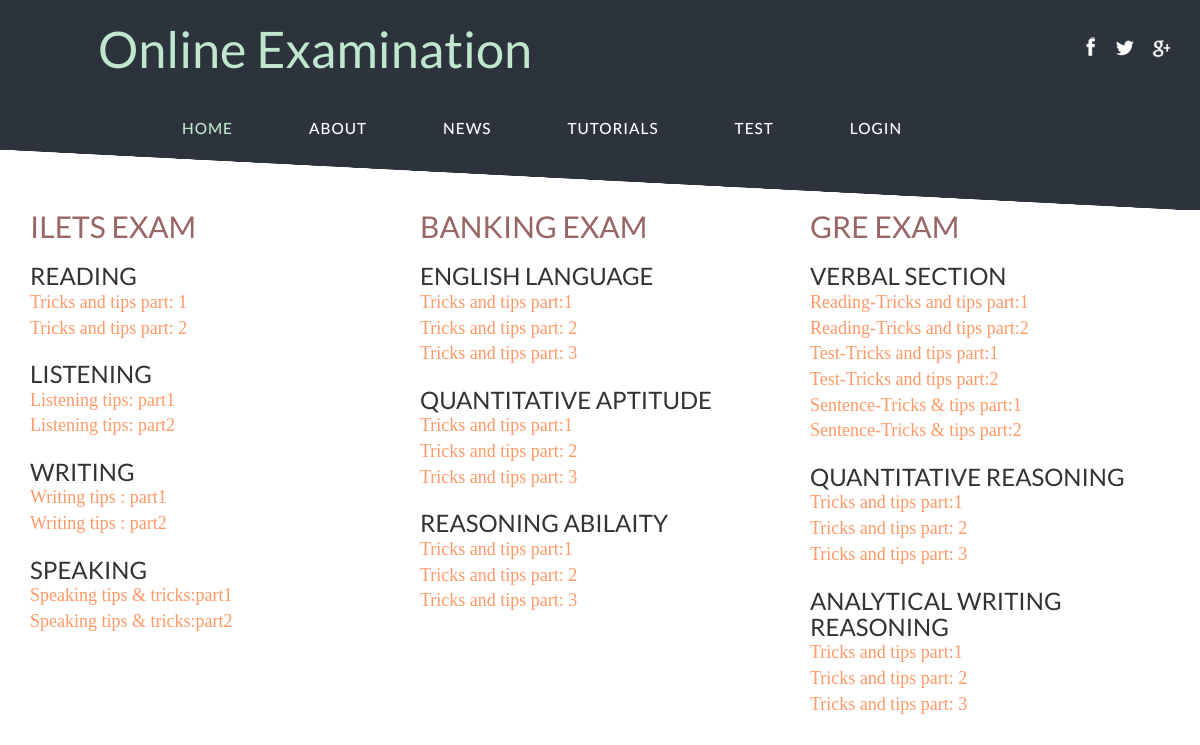
The app's page /index.php?a=tutorials with its own data.
### tables this page shows
CREATE TABLE `tutorials` (
  `id` int(11) NOT NULL,
  `exam` varchar(225) NOT NULL,
  `module` varchar(225) NOT NULL,
  `sub_module` varchar(225) NOT NULL,
  `description` varchar(225) NOT NULL,
  `url` varchar(225) NOT NULL
);

### tutorials.php (the view, shortened to what this page needs)
<?php
include("connect.php");
?>
<!DOCTYPE html PUBLIC "-//W3C//DTD XHTML 1.0 Transitional//EN" "http://www.w3.org/TR/xhtml1/DTD/xhtml1-transitional.dtd">
<html xmlns="http://www.w3.org/1999/xhtml">
<head>
</head>
<body>
<br />
<br />
<br />
<div class="container">
<div class="row">
<div class="col-lg-4">
<h2 style="color:#966;">ILETS EXAM</h2><br />
<h3>READING</h3>
<?php
$str1=$conn->query("select * from tutorials where module='READING'");
while($row1=$str1->fetch_assoc())
{
	echo "<a href='$row1[url]'  id='a1'>$row1[description]"."<br></a>";
}
?>
<br />
<h3> LISTENING</h3>
<?php
$str2=$conn->query("select * from tutorials where module='LISTENING'");
while($row2=$str2->fetch_assoc())
{
	echo "<a href='$row2[url]'  id='a1'>$row2[description]"."<br></a>";
}
?>
<br />
<h3>WRITING</h3>
<?php
$str3=$conn->query("select * from tutorials where module='WRITING'");
while($row3=$str3->fetch_assoc())
{
	echo "<a href='$row3[url]' id='a1' >$row3[description]"."<br></a>";
}
?>
<br />
<h3>SPEAKING</h3>
<?php
$str4=$conn->query("select * from tutorials where module='SPEANKING'");
while($row4=$str4->fetch_assoc())
{
	echo "<a href='$row4[url]' id='a1'>$row4[description]"."<br></a>";
}
?><br />
</div>
<div class="col-lg-4">
<h2 style="color:#966;">BANKING EXAM</h2><br />
<h3>ENGLISH LANGUAGE</h3>
<?php
$str5=$conn->query("select * from tutorials where module='English Language'");
while($row5=$str5->fetch_assoc())
{
	echo "<a href='$row5[url]' id='a1'>$row5[description]"."<br></a>";
}
?>
<br />
<h3>QUANTITATIVE APTITUDE</h3>
<?php
$str6=$conn->query("select * from tutorials where module='Quantitative Aptitude'");
while($row6=$str6->fetch_assoc())
{
	echo "<a href='$row6[url]' id='a1'>$row6[description]"."<br></a>";
}
?>
<br />
<h3>REASONING ABILAITY</h3>
<?php
$str7=$conn->query("select * from tutorials where module='Reasoning Ability'");
while($row7=$str7->fetch_assoc())
{
	echo "<a href='$row7[url]' id='a1'>$row7[description]"."<br></a>";
}
?>
<br />
</div>
<div class="col-lg-4">
<h2 style="color:#966;">GRE EXAM</h2><br />
<h3>VERBAL SECTION</h3>
<?php
$str8=$conn->query("select * from tutorials where module='Verbal section'");
while($row8=$str8->fetch_assoc())
{
	echo "<a href='$row8[url]' id='a1'>$row8[description]"."<br></a>";
}
?>
<br />
<h3>QUANTITATIVE REASONING</h3>
<?php
$str9=$conn->query("select * from tutorials where module='Quantitative reasoning'");
while($row9=$str9->fetch_assoc())
{
	echo "<a href='$row9[url]' id='a1'>$row9[description]"."<br></a>";
}
?>
<br />
<h3>ANALYTICAL WRITING REASONING</h3>
<?php
$str10=$conn->query("select * from tutorials where module='Analytical writing section'");
while($row10=$str10->fetch_assoc())
{
	echo "<a href='$row10[url]' id='a1'>$row10[description]"."<br></a>";
}
?>
</div>
</div>
</div>
</body>
</html>

### css/style.css (style rules this page uses)
body { padding:0; margin:0; font-family: 'Lato-Regular'; background:#fff; }
body a { transition:0.5s all; -webkit-transition:0.5s all; -moz-transition:0.5s all; -o-transition:0.5s all; -ms-transition:0.5s all; }
h1,h2,h3,h4,h5,h6 { margin:0; }
.grid_5 h1, h2, h3, h4, h5, h6 { padding: 12px 0; padding: 0; }

### tutorials.php (style rules this page uses)
#a1 { color:#F96; text-decoration:none; font-family:Georgia, "Times New Roman", Times, serif; font-size:18px; }

### records on screen
tutorials: description "Tricks and tips part: 1"
tutorials: description "Tricks and tips part: 2"
tutorials: description "Listening tips: part1"
tutorials: description "Listening tips: part2"
tutorials: description "Writing tips : part1"
tutorials: description "Writing tips : part2"
tutorials: description "Speaking tips & tricks:part1"
tutorials: description "Speaking tips & tricks:part2"
tutorials: description "Tricks and tips part:1"
tutorials: description "Tricks and tips part: 2"
tutorials: description "Tricks and tips part: 3"
tutorials: description "Tricks and tips part:1"
tutorials: description "Tricks and tips part: 2"
tutorials: description "Tricks and tips part: 3"
tutorials: description "Tricks and tips part:1"
tutorials: description "Tricks and tips part: 2"
tutorials: description "Tricks and tips part: 3"
tutorials: description "Reading-Tricks and tips part:1"
tutorials: description "Reading-Tricks and tips part:2"
tutorials: description "Test-Tricks and tips part:1"
tutorials: description "Test-Tricks and tips part:2"
tutorials: description "Sentence-Tricks & tips part:1"
tutorials: description "Sentence-Tricks & tips part:2"
tutorials: description "Tricks and tips part:1"
tutorials: description "Tricks and tips part: 2"
tutorials: description "Tricks and tips part: 3"
tutorials: description "Tricks and tips part:1"
tutorials: description "Tricks and tips part: 2"
tutorials: description "Tricks and tips part: 3"
